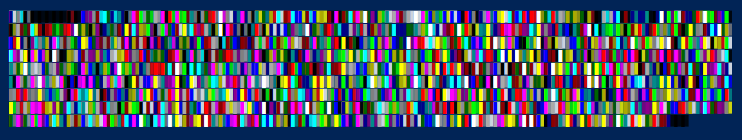
#> input picture example.png, 742 x 140 px
$ python prism.py example.png
#> lines starting #> are read from the running program, lines starting #| are printed output that depends on the picture
#!/usr/bin/python3

from PIL import Image, ImageOps
import math
import gzip
import argparse
import os

parser = argparse.ArgumentParser(description="I don't know, I just wrote it",
                                 formatter_class=argparse.ArgumentDefaultsHelpFormatter)
parser.add_argument("-v", "--verbose", action="store_true", help="increase verbosity")
parser.add_argument("-vv", "--vverbose", action="store_true", help="increase verbosity a lot")
parser.add_argument("-s", "--silent", action="store_true", help="decrease verbosity")
parser.add_argument("file", help="Exfiltrated image file")
parser.add_argument("-o", "--outfile", help="Filename to save the extracted data to")

args = parser.parse_args()
config = vars(args)

verbose = 0 if config['silent'] else 2 if config['verbose'] else 3 if config['vverbose'] else 1

background_pixel = (0, 0, 0)
sample_percent = 0.2
contention_tolerance = 0.45
border_tolerance = 0.05
color_tolerance = 20

# Powershell Colors
color_keys = {(0,0,0):0x0,
              (0,7,17):0x0,
              (0,0,139):0x1,
              (0,7,128):0x1,
              (0,100,0):0x2,
              (0,87,17):0x2,
              (0,139,139):0x3,
              (0,118,128):0x3,
              (139,0,0):0x4,
              (111,7,17):0x4,
              (139,0,139):0x5,
              (111,7,128):0x5,
              (170,170,0):0x6,
              (136,143,17):0x6,
              (169,169,169):0x7,
              (135,142,152):0x7,
              (128,128,128):0x8,
              (102,109,119):0x8,
              (0,0,255):0x9,
              (0,7,221):0x9,
              (0,255,0):0xa,
              (0,211,7):0xa,
              (0,255,255):0xb,
              (0,211,221):0xb,
              (255,0,0):0xc,
              (204,7,17):0xc,
              (255,0,255):0xd,
              (204,7,221):0xd,
              (255,255,0):0xe,
              (204,211,17):0xe,
              (255,255,255):0xf,
              (204,211,221):0xf}

# Pretty Terminal Things
RED = "\033[0;31m"
GREEN = "\033[0;32m"
CYAN = "\033[0;36m"
YELLOW = "\033[1;33m"
BOLD = "\033[1m"
RESET = "\033[0m"


def splash():
    print(f"{RED}██████  ██████  ██ ███████ ███    ███")
    print(f"{YELLOW}██   ██ ██   ██ ██ ██      ████  ████")
    print(f"{GREEN}██████  ██████  ██ ███████ ██ ████ ██")
    print(f"{CYAN}██      ██   ██ ██      ██ ██  ██  ██")
    print(f"{RESET}██      ██   ██ ██ ███████ ██      ██")
    print("PowerShell Raster Image Salvage Module")
    print("")
    print("\"I just wanted a cool sounding name for this.\"")
    print("    - TheMiggiestMig")
    print("")
    print(f"#######################################")


def process_image(file):
#> called with file = 'example.png'
    info(f"Processing image '{file}'...")
    image = Image.open(file, 'r')
#> image is the input picture: PIL image 742x140 RGB; mean R, G, B 79.2, 85.5, 101
    success(f"Loaded image '{file}'")
    debug(f"image:{{width:{image.width}, height:{image.height}, size:{len(image.tobytes())}}}")

    find_image_bounds(image)


def find_image_bounds(image):
    global background_pixel

    info(f"(Pass 1/3) Identifying work space...")

    # Sample some border pixels to determine the background color.
    samples = {}
    coords = [(0, 0), (image.width - 1, 0), (0, image.height - 1), (image.width - 1, image.height - 1)]
#> coords = [(0, 0), (741, 0), (0, 139), (741, 139)]

    for pt in coords:
        pixel = image.getpixel(pt)
        samples[pixel] = samples[pixel] + 1 if pixel in samples.keys() else 1
#> after the loop, samples = {(1, 36, 86): 4}

    num_distinct = len(samples.keys())
#> num_distinct = 1
    debug(f"{num_distinct} distict background pixel value{'s' if num_distinct > 1 else ''} found")

    if num_distinct > 1:
        warn("More than 1 distinct sample value found")
        warn("Ensure you crop part of the empty space around the image")
        error("Cannot find bounding box")
        exit()

    background_pixel = pixel
#> background_pixel = (1, 36, 86)
    success("\tBackground pixel selected", level=2)

    # Create a new image with a black background to bind the bounding box.
    info("\tCropping image to bounding box")
    data = image.getdata()
    new_data = []
    for pt in data:
        if pt == pixel:
            new_data.append((0,0,0))
        else:
            new_data.append(pt)
#> after the loop, new_data = 103880 items

    new_image = Image.new(mode="RGB", size=(image.width, image.height))
#> new_image: PIL image 742x140 RGB; every value is 0
    new_image.putdata(new_data)
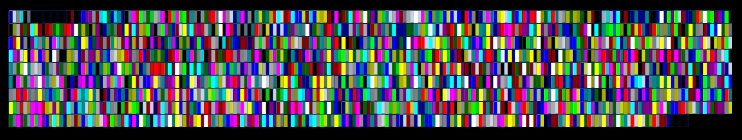
#> new_image: PIL image 742x140 RGB; mean R, G, B 79.1, 78.7, 84.7
    new_image = image.crop(new_image.getbbox())
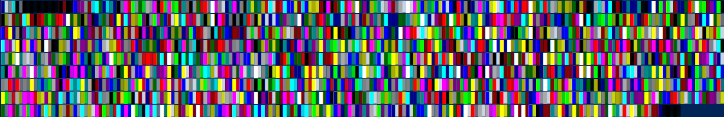
#> new_image: PIL image 724x117 RGB; mean R, G, B 97, 96.7, 104.4
    success("\tWorkspace defined")

    refine_blocks(new_image)


def refine_blocks(image):
    info("(Pass 2/3) Defining blocks and extracting values...")
    block_map = map_blocks(image)
    extracted_values = []
    contentions = 0

    block_count = 0
    total_blocks = len(block_map['rows']) * len(block_map['columns'])

    r_start = 0
    for r, row in enumerate(block_map['rows']):
        r_end = block_map['rows'][r] if r < len(block_map['rows']) else image.height

        c_start = 0
        for c, column in enumerate(block_map['columns']):
            block_count += 1
            c_end = block_map['columns'][c] if c < len(block_map['columns']) else image.width
            block_values = {}

            pad = os.get_terminal_size().columns
            print(f"\r{' '*pad}\r",end="")

            if block_count + 1 < total_blocks:
                info(f"\tScanning block {block_count}/{total_blocks} ({round((block_count / total_blocks) * 100, 2)}%)...\r",end="")

            # Count the different pixels in this block
            for y in range(r_start+1, r_end):
                for x in range(c_start+1, c_end):
                    pixel = image.getpixel((x,y))

                    # Skip if this is a background color pixel
                    if pixel == background_pixel:
                        continue

                    # Find the color_key with the closest match
                    key_pixel = None
                    key_pixel_distance = 0xFFFFFF

                    for key in color_keys:
                        distance = math.dist(pixel, key)

                        if distance < key_pixel_distance or distance < color_tolerance:
                            key_pixel = key
                            key_pixel_distance = distance

                    block_values[color_keys[key_pixel]] = block_values[color_keys[key_pixel]] + 1 if color_keys[key_pixel] in block_values.keys() else 1

            '''
            # DEBUG - Show Grid
            for y in range(r_start, r_end):
                image.putpixel((c_start, y), (255,255,0))

            for x in range(c_start, c_end):
                image.putpixel((x, r_start), (255,255,0))
            '''

            # Determine if there is a clear winner
            block_values = sorted(block_values.items(), key=lambda x:x[1], reverse=True)

            if len(block_values) > 1:
                ratio = block_values[1][1] / block_values[0][1]

                if ratio > contention_tolerance:
                    contentions += 1
                    warn(f"\nContention found in BLOCK {(r,c)} [{round(ratio * 100,2)}%]: ({block_values[0][0]}){block_values[0][1]} vs ({block_values[1][0]}){block_values[1][1]}",level=2)

                    for y in range(r_start, r_end):
                        image.putpixel((c_start, y), (255,0,0))
                        image.putpixel((c_end, y), (255,0,0))

                    for x in range(c_start, c_end):
                        image.putpixel((x, r_start), (255,0,0))
                        image.putpixel((x, r_end), (255,0,0))

            # Background blocks don't get values assigned. Only add the block if it has a value.
            if len(block_values):
                extracted_values.append(block_values[0][0])
            else:
                debug(f"No value assigned for {(c,r)}")

            c_start = column

        r_start = row
    success(f"\tScan completed {block_count}/{total_blocks} (100%)")
    info("\tChecking for contentions")
    if contentions:
        warn(f"\t{contentions} block contentions were found.")
        warn(f"\tThere is uncertainty (> {int(contention_tolerance*100)}%) for one or more block values, which may result in failure.")
    else:
        success("\tNo contentions found")

    if len(extracted_values) % 2:
        warn("\tAn odd number of values were extracted (possibly due to pixel bleed into the last block)")
        warn("\tRemoving the last block and attempting again")
        extracted_values = extracted_values[:-1]

    success(f"\tExtracted {len(extracted_values)} values ({len(extracted_values)//2} bytes)")
    retrieve_data(extracted_values)


def retrieve_data(data_values):
    info("(Pass 3/3) Retrieving data from extracted values...")

    # Pair the values into their original byte values
    assembled_values = []

    for i in range(0, len(data_values), 2):
        assembled_values.append(int(hex(data_values[i]) + hex(data_values[i + 1])[2:], 16))

    info("\tAttempting to decompress assembled archive")
    # Attempt to decompress the gzip
    try:
        data = gzip.decompress(bytes(assembled_values))
    except Exception as e:
        error(f"An error occured during decompression: {{{e}}}")
        exit()
    success("\tData decompressed")

    # Write the data to file
    outfile = config['outfile'] if config['outfile'] else config['file']+".out"
    info("\tWriting to file")

    with open(outfile, 'wb') as file:
        file.write(data)

    success(f"\tSuccessfully written data to '{outfile}' ({len(data)} bytes)")


# The blocks possibly aren't the same size, so try to map their boundaries.
def map_blocks(image):
    gs = ImageOps.grayscale(image)
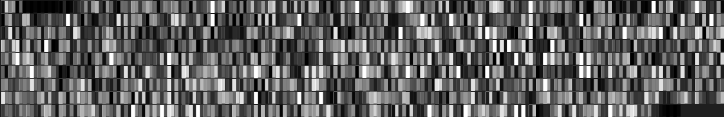
#> gs: PIL image 724x117 L; min 0, max 255, mean 97.7

    # Mark contiguous pixel zones and vote on the most likely bounds [columns].
    col_map = [0 for i in range(gs.width)]
#> col_map = 724 values from 0 to 0

    for y in range(int(gs.height * sample_percent)):
        contiguous_step = 0
        previous_pixel = None

        for x in range(gs.width):
            pixel = gs.getpixel((x,int(y / sample_percent)))

            if pixel == previous_pixel or pixel == background_pixel:
                contiguous_step += 1
            else:
                if contiguous_step:
                    #gs.putpixel((x,y), 255)
                    col_map[x] += 1

                contiguous_step = 0

            previous_pixel = pixel

        col_map[-1] += 1
#> after the loop, col_map = 724 values, max 23 at index 15, min 0 at index 0, mean 5.96

    x_bounds = []

    # Check the votes of neighboring columns, and declare a border when a winner is found.
    for x, val in enumerate(col_map):
        pre = col_map[x-1] if x > 0 else 0
        post = col_map[x+1] if x+1 < len(col_map) else 0

        if val > pre and val >= post and val > border_tolerance * gs.height:
            success(f"New boundary marked at x:{x}", level=3)
            x_bounds.append(x)
            debug(f"Defined by {pre} [{val}] {post}")
        else:
            debug(f"Skipping... {pre} [{val}] {post}")
#> this loop made 724 passes
#> (val, pre, post) on passes 1 to 3: (0, 0, 0), (0, 0, 0), (0, 0, 0)
#> after the loop, x_bounds = 199 values from 4 to 723

    for y in range(gs.height):
        for x in x_bounds:
            gs.putpixel((x, y), 255)
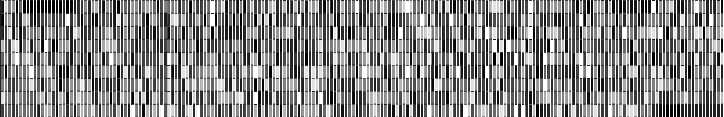
#> gs: PIL image 724x117 L; min 0, max 255, mean 140

    # Mark contiguous pixel zones and vote on the most likely bounds [rows].
    row_map = [0 for i in range(gs.height)]
#> row_map = 117 values from 0 to 0

    for x in range(int(gs.width * sample_percent)):
        contiguous_step = 0
        previous_pixel = None

        for y in range(gs.height):
            pixel = gs.getpixel((int(x / sample_percent),y))

            if pixel == previous_pixel or pixel == background_pixel:
                contiguous_step += 1
            else:
                if contiguous_step:
                    #gs.putpixel((x,y), 255)
                    row_map[y] += 1

                contiguous_step = 0

            previous_pixel = pixel

        row_map[-1] += 1
#> after the loop, row_map = 117 values, max 198 at index 116, min 0 at index 0, mean 8.82

    y_bounds = []

    # Check the votes of neighboring rows, and declare a border when a winner is found.
    for y, val in enumerate(row_map):
        pre = row_map[y-1] if y > 0 else 0
        post = row_map[y+1] if y+1 < len(row_map) else 0

        if val > pre and val >= post and val > border_tolerance * gs.width:
            success(f"\tNew boundary marked at y:{y}", level=3)
            y_bounds.append(y)
            debug(f"\tDefined by {pre} [{val}] {post}")
        else:
            debug(f"\tSkipping... {pre} [{val}] {post}")
#> this loop made 117 passes
#> (pre, post) on passes 65, 78, 91, 104, 117: (0, 47), (0, 46), (0, 47), (0, 45), (0, 0)
#> after the loop, y_bounds = [12, 25, 38, 51, 64, 77, 90, 103, 116]

    for x in range(gs.width):
        for y in y_bounds:
            gs.putpixel((x, y), 255)
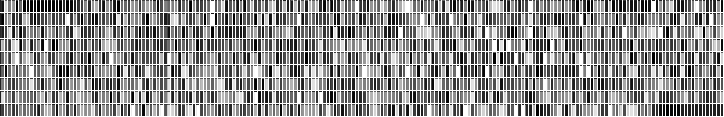
#> gs: PIL image 724x117 L; min 0, max 255, mean 149.2

    success(f"\tBlock borders defined [{len(y_bounds)} rows, {len(x_bounds)} columns]")

    return {'rows':y_bounds, 'columns':x_bounds}


def log(msg, level=0, end='\n'):
    if verbose >= level: print(msg, end=end)


def debug(msg, level=3, end='\n'):
    log(f"{CYAN}[DEBUG] {msg}{RESET}", level, end)


def info(msg,level=1, end='\n'):
    log(f"{CYAN}{BOLD}[*]{RESET} {msg}", level, end)


def success(msg, level=1, end='\n'):
    log(f"{GREEN}{BOLD}[+]{RESET} {msg}", level, end)


def warn(msg, level=1, end='\n'):
    log(f"{YELLOW}{BOLD}[-]{RESET}{YELLOW} {msg}{RESET}", level, end)


def error(msg, level=1, end='\n'):
    log(f"{RED}{BOLD}[!] {msg}{RESET}", level, end)


if __name__ ==  "__main__":
    if not config['silent']: splash()
    process_image(config['file'])
#> in refine_blocks, `block_map = map_blocks(image)`: block_map = 2 items
#> in refine_blocks, `total_blocks = len(block_map['rows']) * len(block_map['columns'])`: total_blocks = 1791
#> the loop in refine_blocks, `for r, row in enumerate(block_map['rows']):` made 1 pass
#> (r, row, r_end) on pass 1: (0, 12, 12)
#> after the loop in refine_blocks, `for r, row in enumerate(block_map['rows']):`: block_count = 1; contentions = 0; extracted_values = []
#> (the run stopped early here; a loop or call above may not have finished)
